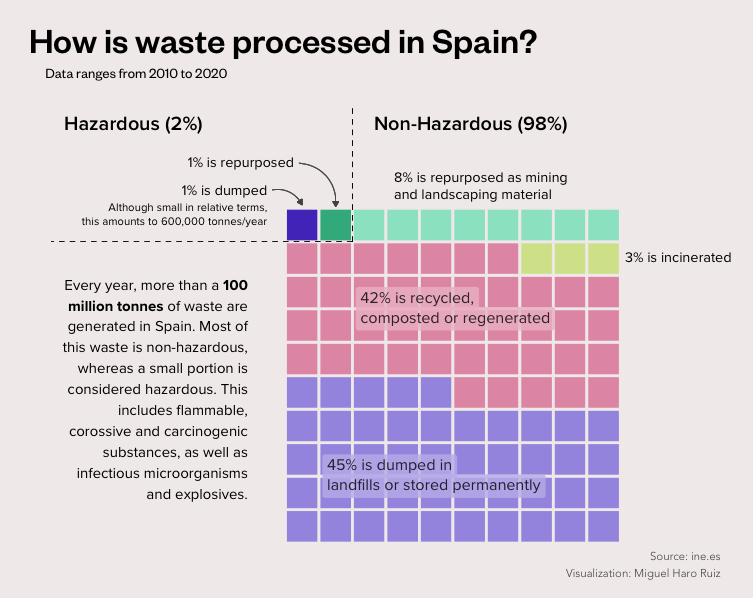

This figure's R source:
##-----------------------------------------------------------------------------
##
## This script visualizes waste management in Spain between 2010 and 2020
## It was created for day 2 of the #30DayChartChallege, whose theme is waffle.
##
## Author: Miguel Haro Ruiz  
## Date : April 2, 2023
##
##-----------------------------------------------------------------------------

rm(list = ls())

### Load required packages
library(tidyverse)
library(camcorder)
library(waffle)
library(ggtext)

### Obtain working directory of this script and import data
dir = getSourceEditorContext()$path |> str_remove("/day_2.*")
d.raw = read_csv2(paste0(dir, "/data/residuos2.csv"))

### This allows for plots to be auto-saved
#gg_record(dir = "plots",
#          device = "png",
#          width = 8,
#          height = 5,
#          units = "in",
#          dpi = 300)

### Manipulate data 
d = d.raw |> 
  filter(`Tipo de residuo` == "TOTAL" & 
           `Tipo de tratamiento` != "Total" & 
           `Clase de peligrosidad` != "TOTAL GENERAL") |>
  mutate(tonnes = as.numeric(gsub("\\.", "", Total))) |>
  group_by(`Tipo de tratamiento`, `Clase de peligrosidad`) |>
  summarise_at("tonnes", sum) |>
  ungroup() |>
  arrange(`Clase de peligrosidad`) |>
  mutate(type = paste(`Tipo de tratamiento`, `Clase de peligrosidad`),
         total = sum(tonnes), 
         share = (tonnes/total)*100,
         share_r = round(share, 0) ) |>
  select(type, tonnes, total, share, share_r) |>
  arrange(desc(share_r)) |>
  slice(1:2, 4, 5, 6, 3)

### Create a data frame for plot headings 
headings = data.frame(text = c("Hazardous (2%)",
                               "Non-Hazardous (98%)"),
                      x = c(-6.25, 3),
                      y = c(12.6, 12.6))

### Create a data frame for plot labels
labels = data.frame(text = c("45% is dumped in", 
                             "landfills or stored permanently",
                             
                             "42% is recycled,",
                             "composted or regenerated",
                             
                             "8% is repurposed as mining",
                             "and landscaping material",
                             
                             "3% is incinerated",
                             
                             "1% is repurposed",
                             
                             "1% is dumped",
                             "Although small in relative terms,",
                             "this amounts to 600,000 tonnes/year"),
                    
                    x = c(1.6, 1.6, 
                          2.6, 2.6, 
                          3.6, 3.6, 
                          10.5,
                          0.9,
                          0.1, 0.1, 0.1),
                    
                    y = c(2.8, 2.2, 
                          7.8, 7.2,
                          11.4, 10.9,
                          9,
                          11.85,
                          11, 10.5, 10.1),
                    
                    h = c(0, 0,
                          0, 0,
                          0, 0,
                          0,
                          1,
                          1, 1, 1)
                    )

### Create a data frame for plot text 
text_box = data.frame(
  label = "Every year, more than a **100 million tonnes** of waste are generated in Spain.
  Most of this waste is non-hazardous, whereas a small portion is considered 
  hazardous. This includes flammable, corossive and carcinogenic substances, as well as
  infectious microorganisms and explosives.",
  x = -.4,
  y = 8.6
)

### Create a data frame for source and author 
source = data.frame(text = c("Source: ine.es",
                             "Visualization: Miguel Haro Ruiz"),
                    x =  c(13.5, 13.5),
                    y = c(0, -.5))

### Create the visualisation
d |>
  ggplot() +
  
  geom_waffle(aes(fill = factor(type,
                                unique(type)), 
                  values = as.numeric(share_r)),
              flip = TRUE,
              n_rows = 10, 
              size = 1, 
              color = "#f2eded") +
  
  geom_segment(aes(x = 2.5, y = 9.5, 
                   xend = -6.5, yend = 9.5),
               linetype = "dashed",
               linewidth = 0.15) +
  geom_segment(aes(x = 2.5, y = 9.5, 
                   xend = 2.5, yend = 13.5),
               linetype = "dashed",
               linewidth = 0.15) +
  
  geom_richtext(data = labels,
                aes(x = x, y = y , 
                    label = text,
                    hjust = h),
                size = c(4.25, 4.25,
                         4.25, 4.25, 
                         3.8, 3.8,
                         3.8,
                         3.8, 
                         3.8, 3, 3),
                vjust = 0.5,
                fill = c("#c4bced", "#c4bced",
                         "#eebece", "#eebece",
                         rep(NA, 7)),
                alpha = c(rep(.8, 4), rep(1, 7)),
                label.size = NA,
                family = "Proxima Nova"
                ) +
  
  geom_curve(aes(xend = 2 , yend = 10.55, 
                 x = 0.9, y = 11.85), 
             color = "grey33", 
             linewidth = 0.15, 
             curvature = -0.45,
             arrow = arrow(length = unit(0.0115, "npc"), type = "closed")) +
  
  geom_curve(aes(xend = 1 , yend = 10.6, 
                 x = 0.1, y = 11.05), 
             color = "grey33", 
             linewidth = 0.15, 
             curvature = -0.35,
             arrow = arrow(length = unit(0.0115, "npc"), type = "closed")) +
  
  geom_richtext(data = headings,
                aes(x = x, y = y,
                    label = text),
                hjust = 0, 
                vjust = 0, 
                fill =  NA, 
                label.size = NA, 
                size = 5.25,
                family = "Proxima Nova Semibold"
                ) +
  
  scale_fill_manual(values = c("#a599e4",
                               "#e499b2", 
                               "#d7e499",
                               "#533dc4",
                               "#38b58b",
                               "#99e4cb")
                               ) +
  labs(title = "How is waste processed in Spain?",
       subtitle = "Data ranges from 2010 to 2020") +
  
  
  geom_textbox(data = text_box, 
               aes(x = x, y = y, 
                   label = label),
               hjust = 1, vjust = 1,
               orientation = "upright", 
               fill = NA,
               box.colour = NA,
               lineheight = 1.4,
               halign = 1,
               size = 3.95,
               width = unit(0.275, "npc"),
               family = "Proxima Nova") +
  
  geom_text(data = source,
            aes(x = x,
                y = y,
                label = text),
            color = "grey33",
            hjust = 1,
            vjust = c(0 , 0),
            family = "Avenir Light",
            size = 3
  ) +
  
  coord_equal(clip = "off") + 
  theme_void() + 
  theme(
    plot.title = element_text(hjust = 0.05,
                              vjust = 2,
                              size = 27.5,
                              family = "Founders Grotesk Medium"),
    plot.subtitle = element_text(hjust = 0.05,
                                 vjust = 2.5, 
                                 size = 11, 
                                 family = "Founders Grotesk"), 
    legend.position = "none",
    plot.background = element_rect(fill =  "#f2eded",
                                   color = "#f2eded"),
    plot.margin = margin(t = 0.75,
                         r = 0,  
                         b = 0,
                         l = 0.5,  
                         unit = "cm")
  ) 

### This creates an gif showing the progress of the different auto-saved plots
#gg_playback(name = file.path("plots", "waffle.gif"),
#            first_image_duration = 5,
#            last_image_duration = 15,
#            frame_duration = .4,
#            image_resize = 800 )
